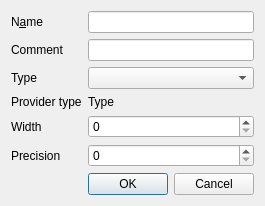
<?xml version="1.0" encoding="UTF-8"?>
<ui version="4.0">
 <class>QgsAddAttrDialogBase</class>
 <widget class="QDialog" name="QgsAddAttrDialogBase">
  <property name="geometry">
   <rect>
    <x>0</x>
    <y>0</y>
    <width>243</width>
    <height>201</height>
   </rect>
  </property>
  <property name="windowTitle">
   <string>Add column</string>
  </property>
  <property name="modal">
   <bool>true</bool>
  </property>
  <layout class="QGridLayout" name="gridLayout">
   <item row="2" column="0">
    <widget class="QLabel" name="textLabel2">
     <property name="text">
      <string>Type</string>
     </property>
     <property name="buddy">
      <cstring>mTypeBox</cstring>
     </property>
    </widget>
   </item>
   <item row="1" column="1">
    <widget class="QLineEdit" name="mCommentEdit"/>
   </item>
   <item row="3" column="1">
    <widget class="QLabel" name="mTypeName">
     <property name="text">
      <string>Type</string>
     </property>
     <property name="buddy">
      <cstring>mTypeBox</cstring>
     </property>
    </widget>
   </item>
   <item row="0" column="0">
    <widget class="QLabel" name="textLabel1">
     <property name="text">
      <string>N&amp;ame</string>
     </property>
     <property name="buddy">
      <cstring>mNameEdit</cstring>
     </property>
    </widget>
   </item>
   <item row="7" column="1">
    <widget class="QDialogButtonBox" name="buttonBox">
     <property name="standardButtons">
      <set>QDialogButtonBox::Cancel|QDialogButtonBox::Ok</set>
     </property>
    </widget>
   </item>
   <item row="5" column="0">
    <widget class="QLabel" name="mPrecLabel">
     <property name="text">
      <string>Precision</string>
     </property>
     <property name="buddy">
      <cstring>mPrec</cstring>
     </property>
    </widget>
   </item>
   <item row="4" column="1">
    <widget class="QSpinBox" name="mLength"/>
   </item>
   <item row="1" column="0">
    <widget class="QLabel" name="textLabel1_2">
     <property name="text">
      <string>Comment</string>
     </property>
     <property name="buddy">
      <cstring>mCommentEdit</cstring>
     </property>
    </widget>
   </item>
   <item row="5" column="1">
    <widget class="QSpinBox" name="mPrec"/>
   </item>
   <item row="4" column="0">
    <widget class="QLabel" name="mLengthLabel">
     <property name="text">
      <string>Width</string>
     </property>
     <property name="buddy">
      <cstring>mLength</cstring>
     </property>
    </widget>
   </item>
   <item row="0" column="1">
    <widget class="QLineEdit" name="mNameEdit"/>
   </item>
   <item row="2" column="1">
    <widget class="QComboBox" name="mTypeBox"/>
   </item>
   <item row="6" column="1">
    <spacer name="verticalSpacer">
     <property name="orientation">
      <enum>Qt::Vertical</enum>
     </property>
     <property name="sizeHint" stdset="0">
      <size>
       <width>20</width>
       <height>40</height>
      </size>
     </property>
    </spacer>
   </item>
   <item row="3" column="0">
    <widget class="QLabel" name="label">
     <property name="text">
      <string>Provider type</string>
     </property>
    </widget>
   </item>
  </layout>
 </widget>
 <layoutdefault spacing="6" margin="11"/>
 <tabstops>
  <tabstop>mNameEdit</tabstop>
  <tabstop>mCommentEdit</tabstop>
  <tabstop>mTypeBox</tabstop>
  <tabstop>mLength</tabstop>
  <tabstop>mPrec</tabstop>
  <tabstop>buttonBox</tabstop>
 </tabstops>
 <resources/>
 <connections>
  <connection>
   <sender>buttonBox</sender>
   <signal>accepted()</signal>
   <receiver>QgsAddAttrDialogBase</receiver>
   <slot>accept()</slot>
   <hints>
    <hint type="sourcelabel">
     <x>254</x>
     <y>206</y>
    </hint>
    <hint type="destinationlabel">
     <x>263</x>
     <y>68</y>
    </hint>
   </hints>
  </connection>
  <connection>
   <sender>buttonBox</sender>
   <signal>rejected()</signal>
   <receiver>QgsAddAttrDialogBase</receiver>
   <slot>reject()</slot>
   <hints>
    <hint type="sourcelabel">
     <x>254</x>
     <y>206</y>
    </hint>
    <hint type="destinationlabel">
     <x>6</x>
     <y>77</y>
    </hint>
   </hints>
  </connection>
 </connections>
</ui>
